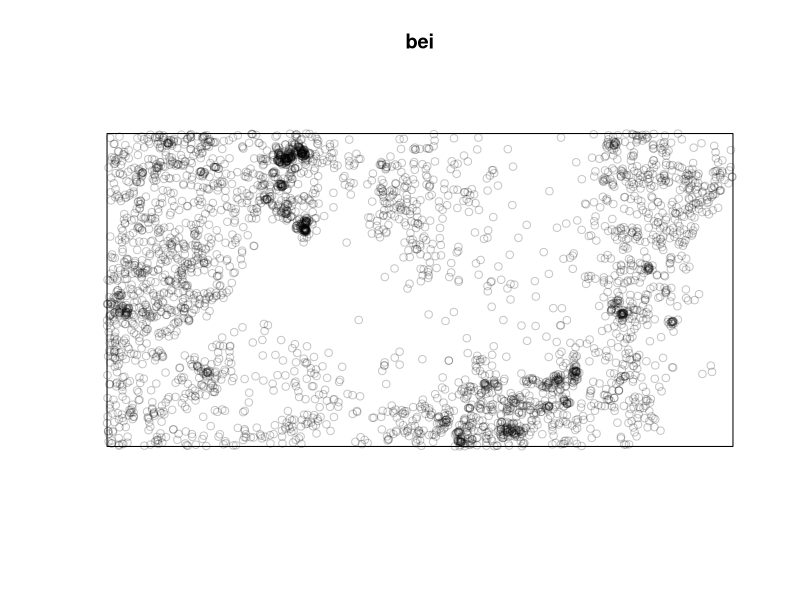
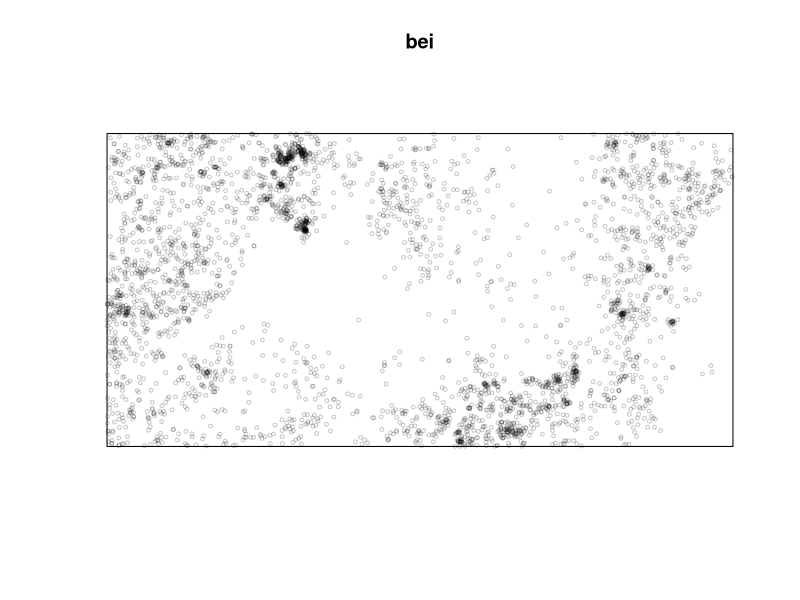
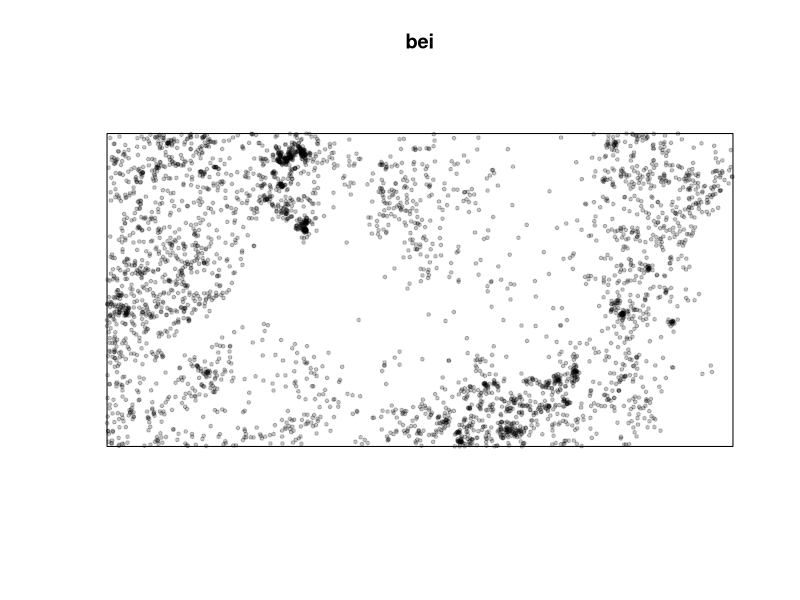
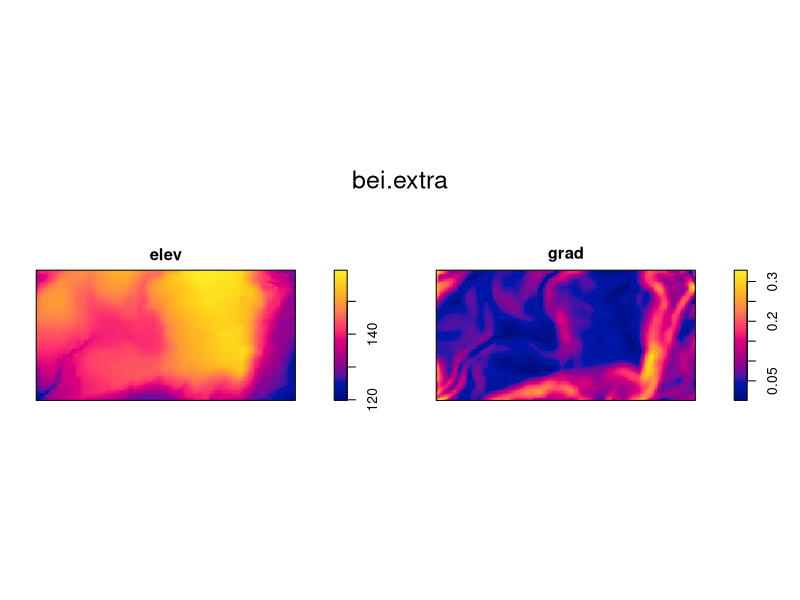
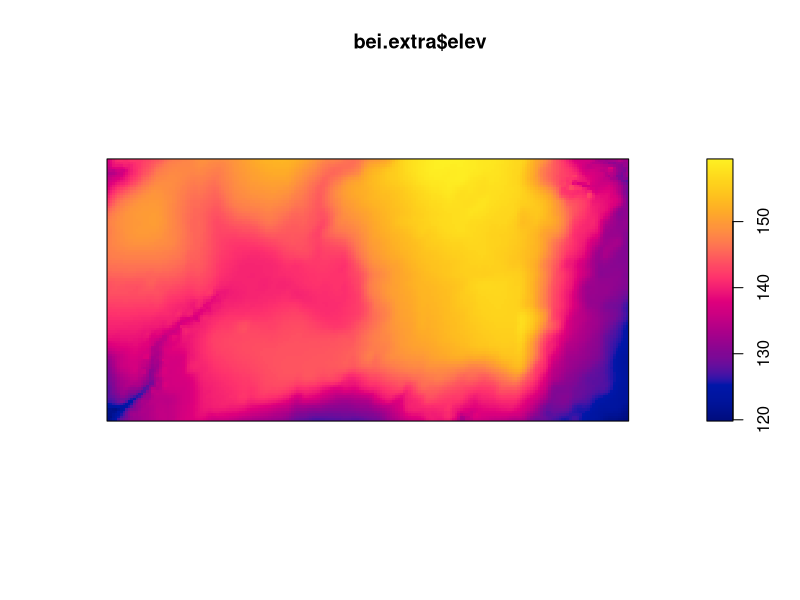
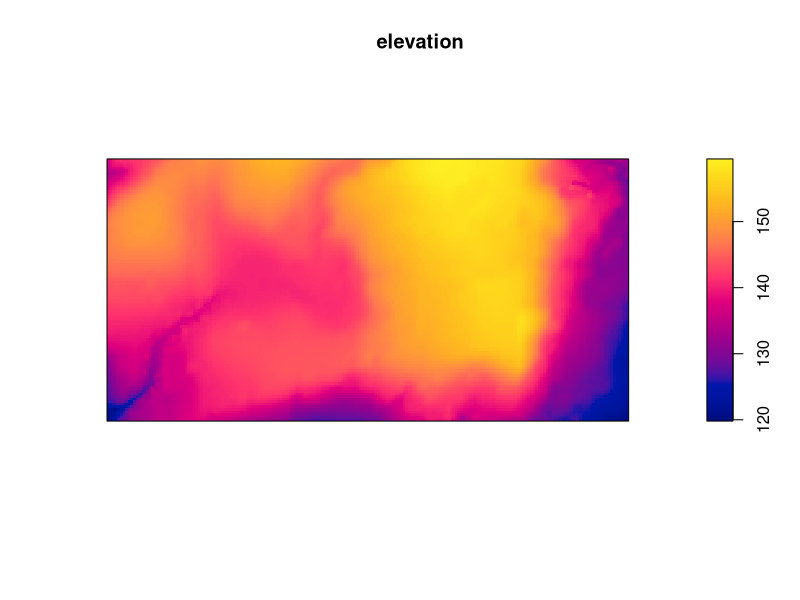
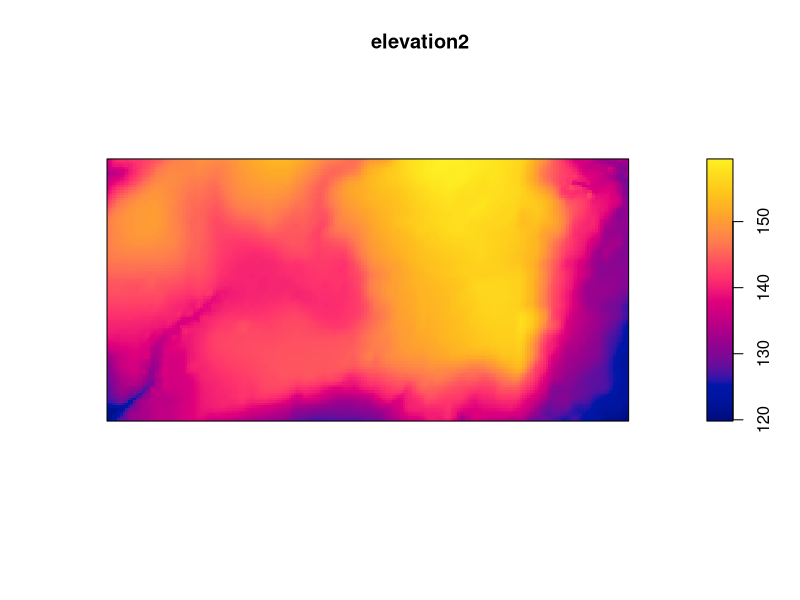

The R source for these figures, in order:
#LESSON 02
# code related to population ecology
# a package is needed for point pattern analysis
# we can download R packages from cran but we need to use quotes to protect R ""
install.packages("spatstat")
# the library function uses the package that we installed, we don't need quotes anymore because we are inside R already
library(spatstat)

# let's use the bei data
# data description:
# https://cran.r-project.org/web/packages/spatstat/index.html

bei

# plotting the data
plot(bei)

# changing dimention of the points with - cex
plot(bei, cex=0.5)
# changing the symbol of points with - pch
plot(bei, cex=0.5, pch =19)

# additional datasets
bei.extra
plot(bei.extra)

# let's use only part of the dataset: elev
# the dollar sign $ links only elevation to the dataset not the other element
plot(bei.extra$elev)
elevation <- bei.extra$elev # we assign the elevation dataset to an object called elevation
plot(elevation) # now we can just plot the object elevation
# second method to select individual elements of a dataset
elevation2 <- bei.extra[[1]] # you use double square brackets and inside just put the number of the element that you want to select [[1]]
plot(elevation2)
